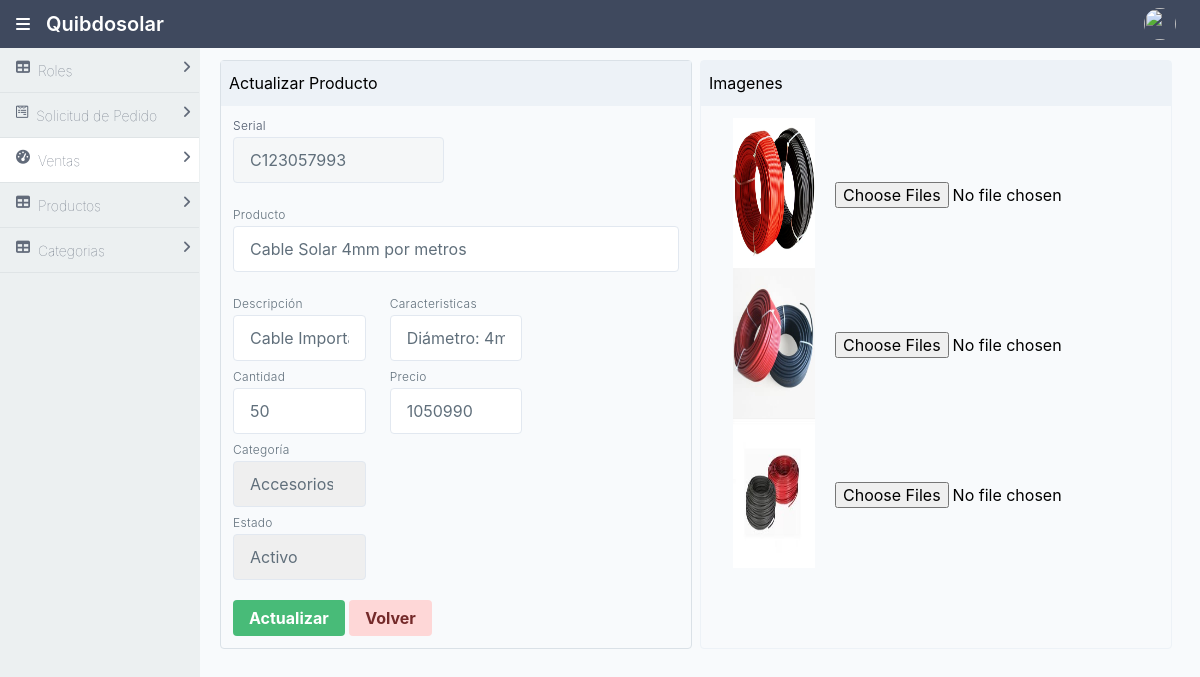
Before: /admin/actualizarProducto.php?id=16 with the older database file.
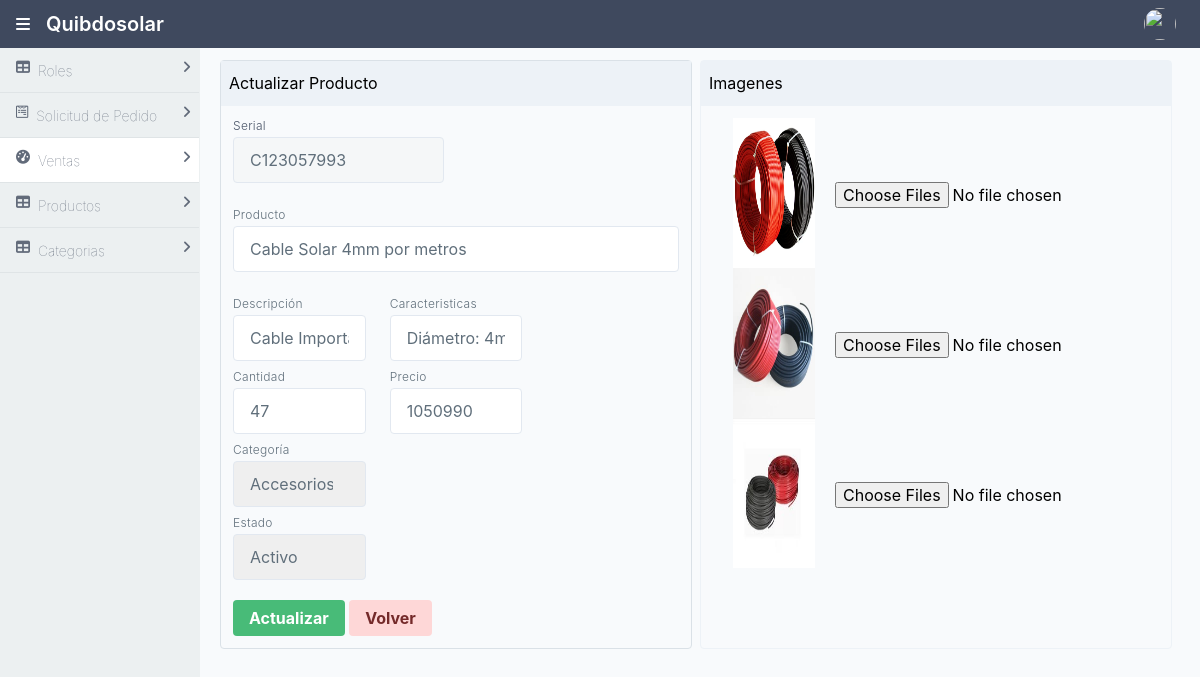
After: the same page with the newer database file.
### tables this page shows
CREATE TABLE `producto` (
  `id_producto` int(11) NOT NULL,
  `serial` varchar(12) NOT NULL,
  `producto` varchar(100) NOT NULL,
  `descripcion` text NOT NULL,
  `caracteristicas` text NOT NULL,
  `cantidad` int(11) NOT NULL,
  `precio` float(12,2) DEFAULT NULL,
  `id_categoria` int(11) NOT NULL,
  `estado_producto` tinyint(1) NOT NULL
);

CREATE TABLE `imagenes` (
  `id_imagenes` int(11) NOT NULL,
  `producto_id` int(11) NOT NULL,
  `url` varchar(50) DEFAULT NULL
);

### admin/actualizarProducto.php (the view, shortened to what the rows shown need)
<?php
require_once '../database/conexion.php';
$db = new Database();
$connection = $db->connect();
$id = $_GET["id"];
$consulta = $connection->prepare("SELECT * FROM producto WHERE id_producto=:id");
$consulta->execute(['id' => $id]);
$producto = $consulta->fetch(PDO::FETCH_ASSOC);
$consulta3 = $DB_con->prepare('SELECT * FROM imagenes WHERE producto_id=:producto');
$consulta3->bindParam(":producto", $id);
$consulta3->execute();
$imagenes = $consulta3->fetchAll(PDO::FETCH_ASSOC);
?>
<!DOCTYPE html>
<html lang="en">
<head>
    <link rel="stylesheet" href="../css/styles.css">
    <link rel="stylesheet" href="../css/all.css">
</head>
<body>
    <div class="mx-auto bg-grey-lightest">
        <div class="min-h-screen flex flex-col">
            <header class="bg-nav">
                <?php include("../componentes/headerAdmin.php") ?>
            </header>
            <div class="flex flex-1">
                <main class="bg-white-500 flex-1 p-3 overflow-hidden">
                    <div class="flex flex-col">
                        <div class="flex flex-1  flex-col md:flex-row lg:flex-row mx-2">
                            <div class="mb-2 border-solid border-grey-light rounded border shadow-sm w-full md:w-1/2 lg:w-1/2">
                                <div class="p-3">
                        <form class="w-full" action="../productos/actualizarProducto.php" method="post" enctype="multipart/form-data">
                                        <div class="flex flex-wrap -mx-3 mb-6">
                                            <div class="w-full md:w-1/2 px-3">
                                                <label class="block tracking-wide text-gray-700 text-xs font-light mb-1" for="grid-last-name">
                                                    Serial
                                                </label>
                                                <input class="appearance-none block w-full bg-grey-200 text-grey-darker border border-grey-200 rounded py-3 px-4 leading-tight focus:outline-none focus:bg-white-500 focus:border-gray-600" type="text" name="serial" id="serial" disabled value="<?php echo $producto['serial']; ?>" placeholder="<?php echo $producto['serial']; ?>" required onchange="Serial1()">
                                            </div>
                                        </div>
                                        <div class="flex flex-wrap -mx-3 mb-6">
                                            <div class="w-full px-3">
                                                <label class="block tracking-wide text-grey-darker text-xs font-light mb-1" for="grid-password">
                                                    Producto
                                                </label>
                                                <input class="appearance-none block w-full bg-grey-200 text-grey-darker border border-grey-200 rounded py-3 px-4 leading-tight focus:outline-none focus:bg-white-500 focus:border-gray-600" type="text" name="producto" id="nombre" value="<?php echo $producto['producto']; ?>" placeholder="<?php echo $producto['producto']; ?>" required onchange="NombresNumeros()">
                                            </div>
                                        </div>
                                        <div class="flex flex-wrap -mx-3 mb-2">
                                            <div class="w-full md:w-1/3 px-3 mb-6 md:mb-0">
                                                <label class="block tracking-wide text-grey-darker text-xs font-light mb-1" for="grid-city">
                                                    Descripción
                                                </label>
                                                <input class="appearance-none block w-full bg-grey-200 text-grey-darker border border-grey-200 rounded py-3 px-4 leading-tight focus:outline-none focus:bg-white focus:border-grey" type="text" name="descripcion" id="descripcion" value="<?php echo $producto['descripcion']; ?>" placeholder="<?php echo $producto['descripcion']; ?>" required onchange="Descripciones2()">
                                            </div>
                                            <div class="w-full md:w-1/3 px-3 mb-6 md:mb-0">
                                                <label class="block tracking-wide text-grey-darker text-xs font-light mb-1" for="grid-city">
                                                    Caracteristicas
                                                </label>
                                                <input class="appearance-none block w-full bg-grey-200 text-grey-darker border border-grey-200 rounded py-3 px-4 leading-tight focus:outline-none focus:bg-white focus:border-grey" type="text" name="caracteristicas" id="caracteristicas" value="<?php echo $producto['caracteristicas']; ?>" placeholder="<?php echo $producto['caracteristicas']; ?>" required onchange="Descripciones1()">
                                            </div>
                                        </div>
                                        <div class="flex flex-wrap -mx-3 mb-2">
                                            <div class="w-full md:w-1/3 px-3 mb-6 md:mb-0">
                                                <label class="block tracking-wide text-grey-darker text-xs font-light mb-1" for="grid-city">
                                                    Cantidad
                                                </label>
                                                <input class="appearance-none block w-full bg-grey-200 text-grey-darker border border-grey-200 rounded py-3 px-4 leading-tight focus:outline-none focus:bg-white focus:border-grey" type="text" name="cantidad" id="cantidad" value="<?php echo $producto['cantidad']; ?>" placeholder="<?php echo $producto['cantidad']; ?>" required onchange="Cantidad123()">
                                            </div>
                                            <div class="w-full md:w-1/3 px-3 mb-6 md:mb-0">
                                                <label class="block tracking-wide text-grey-darker text-xs font-light mb-1" for="grid-city">
                                                    Precio
                                                </label>
                                                <input class="appearance-none block w-full bg-grey-200 text-grey-darker border border-grey-200 rounded py-3 px-4 leading-tight focus:outline-none focus:bg-white focus:border-grey" type="text" name="precio" id="precio" value="<?php echo $producto['precio']; ?>" placeholder="<?php echo $producto['precio']; ?>" onchange="Valores1234()">
                                            </div>
                                        </div>
                                        <div class="flex flex-wrap -mx-3 mb-2">
                                            <div class="w-full md:w-1/3 px-3 mb-6 md:mb-0">
                                                <div class="relative">
                                                    <select class="block appearance-none w-full bg-grey-200 border border-grey-200 text-grey-darker py-3 px-4 pr-8 rounded leading-tight focus:outline-none focus:bg-white focus:border-grey" id="grid-state" name="estado" required>
                                                        <?php
                                                            if($producto["estado_producto"]== 1){
                                                                echo('<option value="1" selected>Activo</option>');
                                                            }else{
                                                                echo('<option value="1" >Activo</option>');
                                                                echo('<option value="0" selected>Inactivo</option>');
                                                            }
                                                        ?>
                                                    </select>
                                                </div>
                                            </div>
                                        </div>
                                </div>
                            </div>
                            <div class="mb-2 md:mx-2 lg:mx-2 border-solid border-gray-200 rounded border shadow-sm w-full md:w-1/2 lg:w-1/2">
                            <div class="p-3">
                                    <?php
                                            foreach ($imagenes as $key => $imagen) {
                                        ?>
                                        <div class="max-w-screen-lg w-full lg:flex mx-5">
                                        <div>
                                            <img src="../imagenes/<?php echo $imagen["url"] ?>" style="height: 150px; width: 120px;" alt="">
                                        </div>
                                        <div class="mt-16 ml-5">
                                        <input type="file" name="imagen[]" multiple accept="image/*">
                                        </div>
                                        </div>
                                        <?php
                                            }
                                        ?>
                            </div>
                        </div>
                    </div>
                        </div>
                </main>
            </div>
        </div>
    </div>
</body>
</html>

Changed rows visible on the page:
changed producto "Cable Solar 4mm por metros": cantidad "50" → "47"
